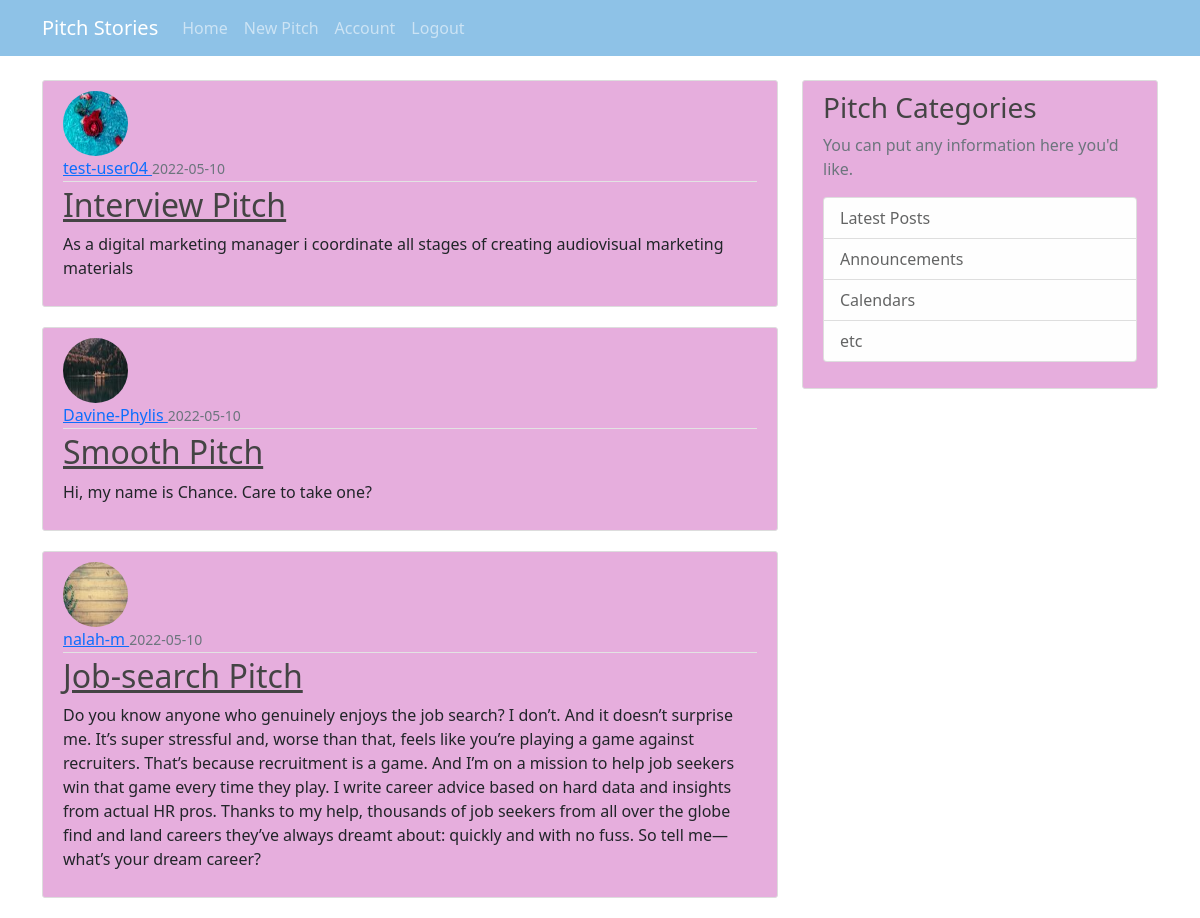
Screenshot of / (signed in) with the database file from the repository.
### app/models.py (models this page shows, shortened)
class Post(db.Model):
    id = db.Column(db.Integer, primary_key=True)
    title = db.Column(db.String(100), nullable=False)
    date_posted = db.Column(db.DateTime, nullable=False, default=datetime.utcnow)
    content = db.Column(db.Text, nullable=False)
    user_id = db.Column(db.Integer, db.ForeignKey('user.id'), nullable=False)

class User(db.Model, UserMixin):
    id = db.Column(db.Integer, primary_key= True)
    username = db.Column(db.String(20), unique= True,nullable= False )
    email = db.Column(db.String(120), unique = True, nullable = False)
    image_file = db.Column(db.String(20),nullable= False, default = 'default.jpg')
    password = db.Column(db.String(60), nullable = False)
    posts = db.relationship('Post', backref= 'author', lazy= True)

### app/views.py (the view)
@app.route('/')
def home():
    posts = Post.query.all()
    title = 'Pitch Stories'
    return render_template('index.html', title=title, posts=posts)

### app/models.py (called while the page is built)
@login_manager.user_loader
def load_user(user_id):
    return User.query.get(int(user_id))

### app/templates/index.html (shortened to what this page needs)
{% extends 'base.html'%}
{%block content%}
    {% for post in posts%}
    <article class= 'media content-section'>
        <img class='rounded-circle article-img' src="{{ url_for('static', filename='profile_pics/'+ post.author.image_file) }}">
        <div class= 'media-body'>
            <div class= 'article-metadata'>
                <a class='mr-2' href='#'> {{ post.author.username}} </a>
                <small class='text-muted'> {{post.date_posted.strftime('%Y-%m-%d')}}</small>
            </div>
            <h2><a class='article-title' href="{{ url_for('post', post_id=post.id) }}">{{ post.title }}</a> </h2>
            <p class = 'article-content'>{{ post.content }}</p>
        </div>
    </article>
    {%endfor%}
{%endblock content%}

### app/static/css/index.css (style rules this page uses)
body { background: #a2ccc8; color: #333333; margin-top: 5rem; }
h1, h2, h3, h4, h5, h6 { color: #444444; }
.content-section { background: #e6aedd; padding: 10px 20px; border: 1px solid #dddddd; border-radius: 3px; margin-bottom: 20px; }
.article-title { color: #444444; }
.article-content { white-space: pre-line; }
.article-img { height: 65px; width: 65px; margin-right: 16px; }
.article-metadata { padding-bottom: 1px; margin-bottom: 4px; border-bottom: 1px solid #e3e3e3 }

### rows the page displays
Post: image_file (picture), author.username "test-user04", date_posted "2022-05-10", title "Interview Pitch", content "As a digital marketing manager i coordinate all stages of creating audiovisual marketing materials"
Post: image_file (picture), author.username "Davine-Phylis", date_posted "2022-05-10", title "Smooth Pitch", content "Hi, my name is Chance. Care to take one?"
Post: image_file (picture), author.username "nalah-m", date_posted "2022-05-10", title "Job-search Pitch", content "Do you know anyone who genuinely enjoys the job search? I don’t. And it doesn’t surprise me. It’s super stressful and, worse than that, feels like you’re playing a game against recruiters. That’s because recruitment is a game. And I’m on a mission to help job seekers win that game every time they play. I write career advice based on hard data and insights from actual HR pros. Thanks to my help, thousands of job seekers from all over the globe find and land careers they’ve always dreamt about: quickly and with no fuss. So tell me—what’s your dream career?"
